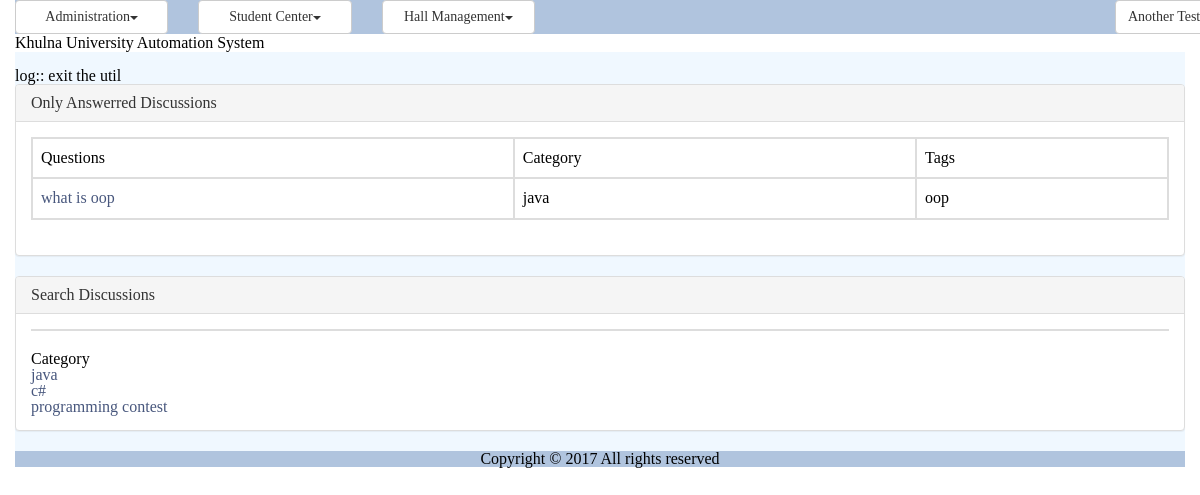
Screenshot of /discussion_answered.php (signed in) with the database file from the repository.
### tables this page shows
CREATE TABLE `tbl_discussion` (
  `ID` varchar(40) NOT NULL,
  `Title` varchar(150) NOT NULL,
  `CategoryID` varchar(40) NOT NULL,
  `Description` varchar(300) NOT NULL,
  `Tag` varchar(200) NOT NULL,
  `CreationDate` datetime NOT NULL,
  `CreatorID` varchar(40) NOT NULL
);

CREATE TABLE `tbl_discussion_category` (
  `ID` varchar(40) NOT NULL,
  `Name` varchar(40) NOT NULL
);

### modules/forum/ui/blade/view.answered.blade.php (called while the page is built, shortened)
<?php
include_once UTILITY.'class.util.php';
include_once MODULES_FORUM.'bao/class.answeredbao.php';
$_AnsweredBAO = new AnsweredBAO();
?>

### modules/forum/bao/class.answeredbao.php (called while the page is built, shortened)
<?php
include_once UTILITY.'class.util.php';
include_once MODULES_FORUM.'dao/class.answereddao.php';
Class AnsweredBAO{
	private $_AnsweredDAO;
	public function __construct(){
		$this->_AnsweredDAO = new AnsweredDAO();
	}
	public function getAllDiscussions(){
		$Result = $this->_AnsweredDAO->getAllDiscussions();
		return $Result;
	}
	public function getAllDiscussionCategorys(){
		$Result = $this->_AnsweredDAO->getAllDiscussionCategorys();
		return $Result;
	}
	public function getNameFromCatagoryID($Discussion){
		$Result = $this->_AnsweredDAO->getNameFromCatagoryID($Discussion);
		return $Result;
	}
}
?>

### modules/forum/dao/class.answereddao.php (called while the page is built, shortened)
<?php
include_once COMMON.'class.common.php';
include_once COMMON.'class.common.forum.php';
include_once UTILITY.'class.util.php';
Class AnsweredDAO{
	private $_DB;
	public function __construct(){
		$this->_DB = DBUtil::getInstance();
	}
	public function getAllDiscussions(){
		$DiscussionList = array();
		$this->_DB->doQuery("SELECT * FROM tbl_discussion WHERE ID IN (SELECT DiscussionID FROM tbl_discussion_comment)");
		$rows = $this->_DB->getAllRows();
		for($i = 0; $i < sizeof($rows); $i++) {
			$row = $rows[$i];
			$this->_Discussion = new Discussion();
		    $this->_Discussion->setID ( $row['ID']);
		    $this->_Discussion->setName( $row['Title'] );
		    $this->_Discussion->setCategory( $row['CategoryID'] );
		    $this->_Discussion->setDescription( $row['Description'] );
		    $this->_Discussion->setTag( $row['Tag'] );
		    $this->_Discussion->setCreationDate( $row['CreationDate'] );
		    $this->_Discussion->setCreator( $row['CreatorID'] );
		    $DiscussionList[]=$this->_Discussion;
		}
		$Result = new Result();
		$Result->setIsSuccess(1);
		$Result->setResultObject($DiscussionList);
		return $Result;
	}
	public function getAllDiscussionCategorys(){
		$DiscussionCategoryList = array();
		$this->_DB->doQuery("SELECT * FROM tbl_discussion_category");
		$rows = $this->_DB->getAllRows();
		for($i = 0; $i < sizeof($rows); $i++) {
			$row = $rows[$i];
			$this->_DiscussionCategory = new DiscussionCategory();
		    $this->_DiscussionCategory->setID ( $row['ID']);
		    $this->_DiscussionCategory->setName( $row['Name'] );
		    $DiscussionCategoryList[]=$this->_DiscussionCategory;
		}
		$Result = new Result();
		$Result->setIsSuccess(1);
		$Result->setResultObject($DiscussionCategoryList);
		return $Result;
	}
	public function getNameFromCatagoryID($CatagoryID){
		$SQL = "SELECT * FROM tbl_discussion_category
				WHERE ID='".$CatagoryID."'";
		$SQL = $this->_DB->doQuery($SQL);
		$row = $this->_DB->getTopRow();
		$this->_DiscussionCategory = new DiscussionCategory();
		$this->_DiscussionCategory->setID ( $row['ID']);
		$this->_DiscussionCategory->setName( $row['Name'] );
	 	$Result = new Result();
		$Result->setIsSuccess(1);
		$Result->setResultObject($this->_DiscussionCategory);
		return $Result;
	}
}
?>

### common/class.common.php (called while the page is built, shortened)
<?php
class Result{
    private $_IsSuccess=0;
    private $_ResultObject;
    public function setIsSuccess($IsSuccess){
        $this->_IsSuccess = $IsSuccess;
    }
    public function getIsSuccess(){
        return $this->_IsSuccess;
    }
    public function setResultObject($ResultObject){
        $this->_ResultObject = $ResultObject;
    }
    public function getResultObject(){
        return $this->_ResultObject;
    }
}
?>

### common/class.common.forum.php (called while the page is built, shortened)
<?php
class DiscussionCategory{
    private $_ID;
    private $_name;
    public function setID ( $ID ) {
        $this->_ID = $ID;
    }
    public function getID () {
        return $this->_ID;
    }
    public function setName ($Name){
        $this->_name = $Name;
    }
    public function getName(){
        return $this->_name;
    }
}
class Discussion{
    private $_ID;
    private $_Name;
    private $_Category;
    private $_Tag;
    public function setID ( $ID ) {
        $this->_ID = $ID;
    }
    public function getID () {
        return $this->_ID;
    }
    public function setName ( $Name ) {
        $this->_Name = $Name;
    }
    public function getName () {
        return $this->_Name;
    }
    public function setCategory ( $Category ) {
        $this->_Category = $Category;
    }
    public function getCategory () {
        return $this->_Category;
    }
    public function setTag( $Tag ) {
        $this->_Tag = $Tag;
    }
    public function getTag() {
        return $this->_Tag;
    }
}
?>

### modules/forum/ui/view.answered.php (the view)
<?php
include_once 'blade/view.answered.blade.php';
include_once COMMON.'class.common.php';
include_once COMMON.'class.common.forum.php';
?>
<div class="panel panel-default">
    <div class="panel-heading">Only Answerred Discussions</div>
    <div class="panel-body">
	<table class="table table-bordered">
	<?php
	$Result = $_AnsweredBAO->getAllDiscussions();
	if($Result->getIsSuccess()){
		$DiscussionList = $Result->getResultObject();
	?>
		<tr>
			<th>Questions</th>
			<th>Category</th>
			<th>Tags</th>
		</tr>
		<?php
		for($i = 0; $i < sizeof($DiscussionList); $i++) {
			$Discussion = $DiscussionList[$i];
			?>
		    <tr>
		    <td><a href="discussion_comment.php?view=<?php echo $Discussion->getID(); ?>" onclick="return ; " >
		    <?php echo $Discussion->getName(); ?></a></td>
			    <td><?php $id = $Discussion->getCategory();
			    	$Result2 = $_AnsweredBAO->getNameFromCatagoryID($id);
			    	if ($Result2->getIsSuccess()) {
			    		$DiscussionCategory = $Result2->getResultObject();
			    		echo $DiscussionCategory->getName();
			    	}
			    	 ?></td>
			    <td><?php echo $Discussion->getTag(); ?></td>
		    </tr>
	    <?php
		}
	}
	else{
		echo $Result->getResultObject();
	}
	?>
	</table>
</div>
</div>
<div class="panel panel-default">
    <div class="panel-heading">Search Discussions</div>
    <div class="panel-body">
		<table class="table table-bordered">
		<table width="100%" border="1" cellpadding="15" bgcolor=" #d9b3ff">
			<tr><th>Category</th></tr>
			<tr><?php
				$Result = $_AnsweredBAO->getAllDiscussionCategorys();
				if($Result->getIsSuccess())
				{
					$DiscussionCategorys = $Result->getResultObject();
			        for ($i=0; $i < sizeof($DiscussionCategorys); $i++)
					{
						$DiscussionCategory = $DiscussionCategorys[$i];?>
						<tr><td><a href="search_discussion.php?Category=<?php echo $DiscussionCategory->getID(); ?>" onclick="return; "> <?php echo $DiscussionCategory->getName() ?> </a></td></tr>
					<?php
					}
				}
				?>
			</tr>
		</table>
	</div>
</div>

### resources/css/style.css (style rules this page uses)
table,td { border:solid #e9e9e9 1px; }
body { font-family: Verdana; font-size: 12px; color: #444; }
a { color: #48577D; text-decoration: none; }

### rows the page displays
tbl_discussion: Title "what is oop", tbl_discussion_category.Name "java", Tag "oop"
tbl_discussion_category: Name "java"
tbl_discussion_category: Name "c#"
tbl_discussion_category: Name "programming contest"

### other values shown
$globalMenu[$i]->getTitle() "Administration Student Center Hall Management"
$CurrentUser->getFirstName() "Another"
$CurrentUser->getLastName() "Test…"
